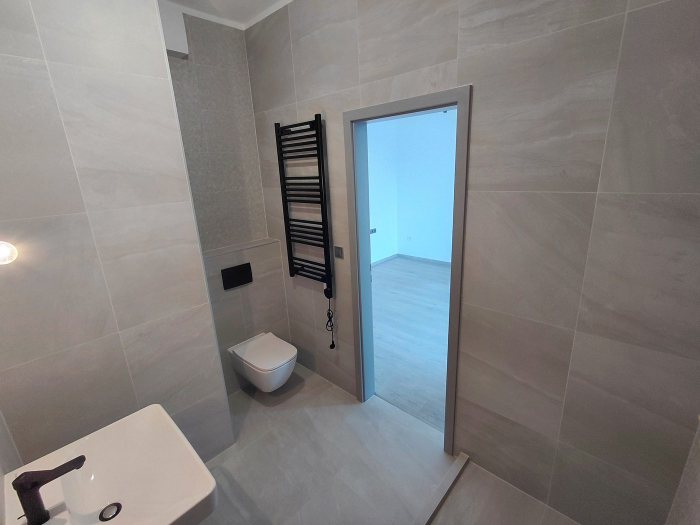
#> input picture 04_renderek/A902_alap_v2b1/ellenorzes_helyszini_foto_Kemeri_20261021_145104_06-2.jpg, 1400 x 1050 px (shown at 1/2 size)
$ python -i gate3.py   (imports and definitions only)
#> lines starting #> are read from the running program, lines starting #| are printed output that depends on the picture
import sys
from PIL import Image, ImageFilter, ImageDraw
# [1 line that did not run here, left out]
# [1 line that did not run here, left out]
# [1 line that did not run here, left out]
def edges(im): return im.convert('L').filter(ImageFilter.FIND_EDGES).point(lambda v:255 if v>18 else 0)
# [1 line that did not run here, left out]
# [1 line that did not run here, left out]
# [1 line that did not run here, left out]
# [3 lines not run here, left out]

>>> from PIL import Image
>>> picture = Image.open('../../../A902_alap_v2b1/ellenorzes_helyszini_foto_Kemeri_20261021_145104_06-2.jpg')
#> picture is the input picture: PIL image 1400x1050 RGB; mean R, G, B 128.5, 127.2, 126.2
>>> result = edges(picture)
#> in edges, `def edges(im): return im.convert('L').filter(ImageFilter.FIND_EDGES).p..`:
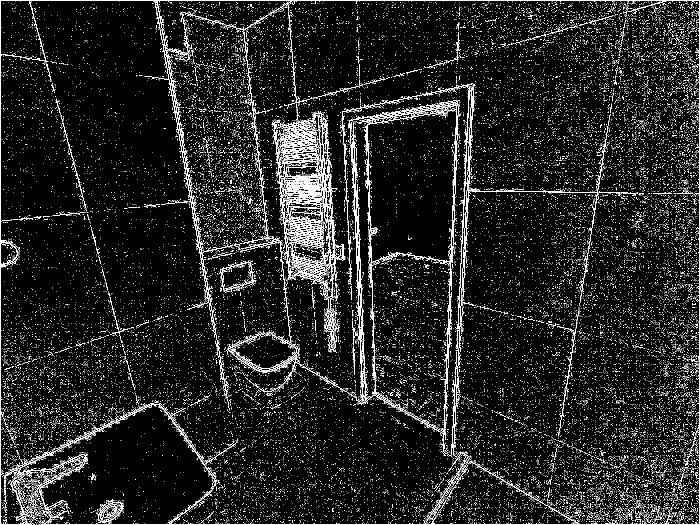
#> returned value: PIL image 1400x1050 L (shown at 1/2 size); 7.6% white in thin lines or dots

$ run again, on 04_renderek/A902_alap_v2b1/A902_Alap-v2b1_blender_10_furdo-06-2.png
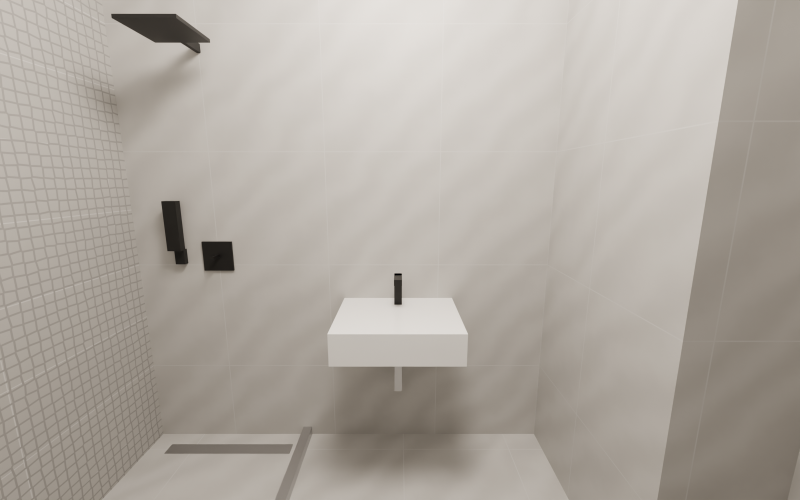
#> input picture 04_renderek/A902_alap_v2b1/A902_Alap-v2b1_blender_10_furdo-06-2.png, 1600 x 1000 px (shown at 1/2 size)
#> picture is the input picture: PIL image 1600x1000 RGBA; mean R, G, B, A 175.3, 168.8, 161, 255
#> in edges, `def edges(im): return im.convert('L').filter(ImageFilter.FIND_EDGES).p..`:
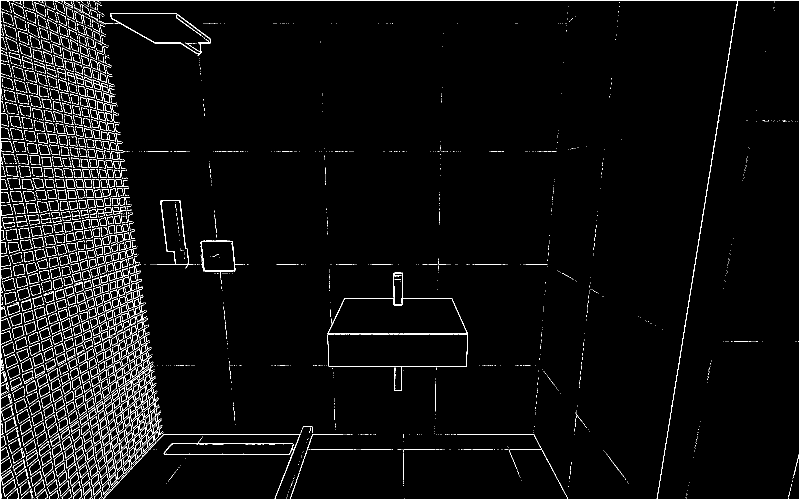
#> returned value: PIL image 1600x1000 L (shown at 1/2 size); 3.7% white in thin lines or dots
